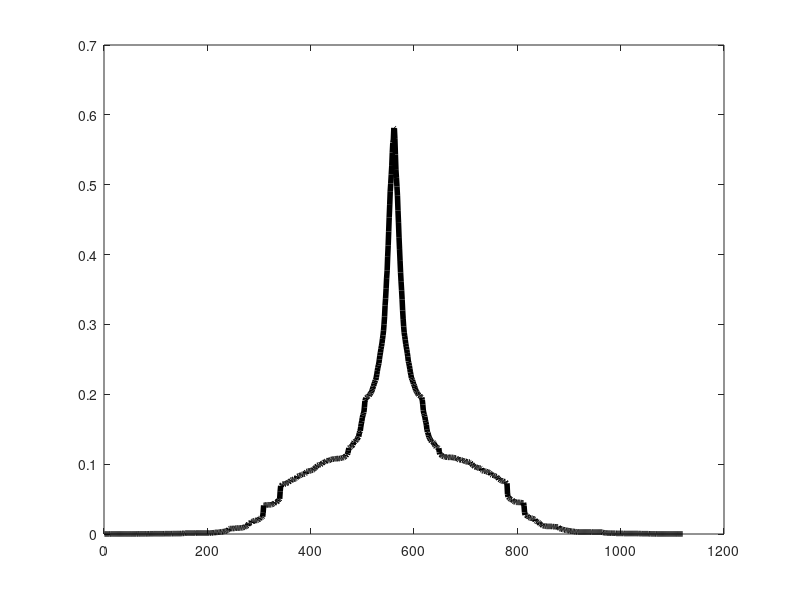

Reproduce this figure in MATLAB. (Note: this script raises an error after producing the figure.)

clear all;
clc;

x=linspace(0,350,1);


load('Evaluations/ParetoDepth_Lamda_16@5_2d.mat');
plot(n_DCG_mean, '-k', 'LineWidth',4); 
hold on

load('Evaluations/ParetoDepth_Lamda_32@5_2d.mat');
plot(n_DCG_mean,'-g', 'LineWidth',3); 
hold on

load('Evaluations/ParetoDepth_Lamda_64@5_2d.mat');
plot(n_DCG_mean,'-b',  'LineWidth',3);
hold on

%load('Evaluations/');
%plot(n_DCG_mean,'-r',  'LineWidth',4');
%hold on


%{
load('Evaluations/');
plot(n_DCG_mean, '--k', 'LineWidth',3); 
hold on

load('Evaluations/');
plot(n_DCG_mean,'--g', 'LineWidth',3); 
hold on

load('Evaluations/');
plot(n_DCG_mean,'-b',  'LineWidth',3);
hold on

load('Evaluations/');
plot(n_DCG_mean,'-g',  'MarkerSize',6, 'MarkerFaceColor',[0 1 0],  'LineWidth',3');
hold on

load('Evaluations/');
plot(n_DCG_mean,'-r',  'LineWidth',3);
hold on

load('Evaluations/');
plot(n_DCG_mean,'-k',  'LineWidth',3');
hold on
%}

%{
load('Evaluation_Revision/streetsDataset/DMQR/streets_5d_256_DMQR_n_DCG_mean');
plot(n_DCG_mean,'-r',   'LineWidth',4');
%plot(n_DCG_mean,'-rd',  'MarkerSize',12, 'MarkerFaceColor',[1 0 0],  'LineWidth',1');
hold on

load('Evaluation_Revision/streetsDataset/DMQR/streets_5d_512_DMQR_n_DCG_mean');
plot(n_DCG_mean,'-k',   'LineWidth',4');
hold on
%}

%{
load('Evaluation_Revision/lamdaDataset/regParam/5d_128_DMQR_n_DCG_mean');
plot(n_DCG_mean,'-gd',  'MarkerSize',10, 'MarkerFaceColor',[0 1 0], 'LineWidth',1');
hold on

load('Evaluation_Revision/lamdaDataset/regParam/5d_256_DMQR_n_DCG_mean');
plot(n_DCG_mean,'-bo', 'MarkerSize',10, 'MarkerFaceColor',[0 0 1], 'LineWidth',1);
hold on

load('Evaluation_Revision/lamdaDataset/regParam/2d_512_001_DMQR_n_DCG_mean');
plot(n_DCG_mean,'-rs',  'MarkerSize',10, 'MarkerFaceColor',[1 0 0],  'LineWidth',1');
hold on
%}


set(gca,'FontSize',46);
%title('EMR Method for Lamda = 0.1' ,'FontSize', 30)

%title('16-bits hash code' ,'FontSize', 30)

ylabel('nDCG scores.' ,'FontSize', 36)
xlabel('The Number of Retrieved Images' ,'FontSize', 36) 

%legend({'2-queries', '3-queries','4-queries', '5-queries', },'Location','southwest' ,'FontSize', 38)
legend({'16-bit', '32-bit', '64-bit', },'Location','southwest' ,'FontSize', 38)
%legend({'16-bit', '32-bit', '64-bit', '128-bit', '256-bit', '512-bit', },'Location','southwest' ,'FontSize', 38)
%legend({'Lamda = 0.01', 'Lamda = 0.1', 'Lamda = 0.7', 'Lamda = 1', },'Location','southwest' ,'FontSize', 38)








